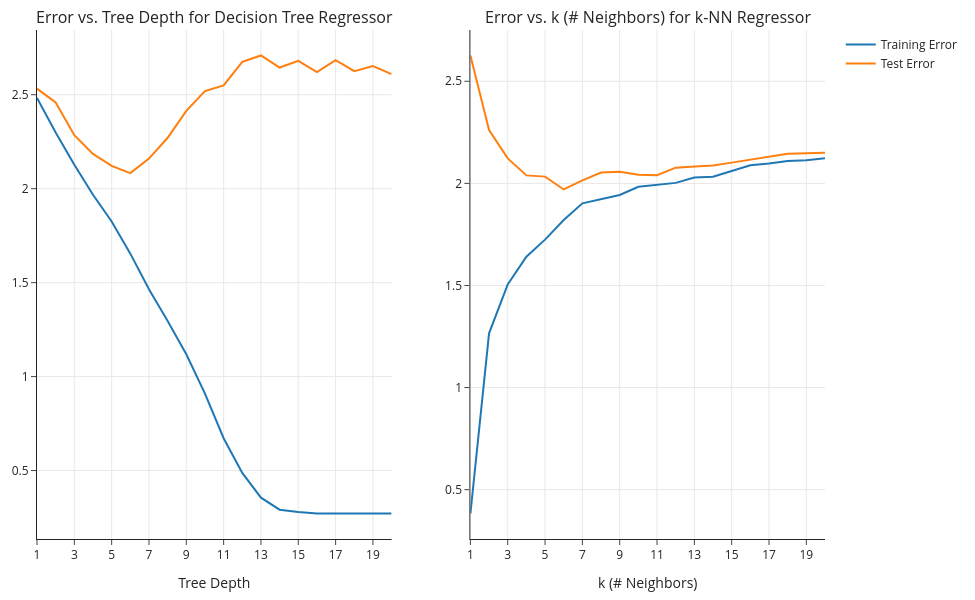

The cell this chart's notebook holds for it:
### Markdown cell above
After you've implemented both functions, run the cells below to plot training and testing error for both models.

### Code cell
np.random.seed(9) # For reproducibility

tree = tree_reg_perf(galton)
knn = knn_reg_perf(galton)
hyp = np.arange(1, 21)

fig = make_subplots(rows=1, cols=2, subplot_titles=('Error vs. Tree Depth for Decision Tree Regressor',
                                                    'Error vs. k (# Neighbors) for k-NN Regressor'))

fig.add_trace(
    go.Scatter(x=hyp, y=tree.iloc[:, 0], name='Training Error'),
    row=1, col=1).add_trace(go.Scatter(x=hyp, y=tree.iloc[:, 1], name='Test Error'), 
                            row=1, col=1)

fig.add_trace(
    go.Scatter(x=hyp, y=knn.iloc[:, 0], line=dict(color='#1f77b4'), name='Training Error', showlegend=False),
    row=1, col=2).add_trace(go.Scatter(x=hyp, y=knn.iloc[:, 1], line=dict(color='#ff7f0f'),  name='Test Error',
                                       showlegend=False), row=1, col=2)

fig.update_layout(height=600, width=975)
fig.update_xaxes(title_text='Tree Depth', row=1, col=1, tickvals=np.arange(1,21,2))
fig.update_xaxes(title_text='k (# Neighbors)', row=1, col=2, tickvals=np.arange(1,21,2))

fig.show()

### Figure 1 — Plotly figure (JSON) as saved in the notebook; plotly's stock layout.template omitted (floating-point values rounded to 4 significant figures)
{"data": [{"name": "Training Error", "type": "scatter", "x": [1, 2, 3, 4, 5, 6, 7, 8, 9, 10, 11, 12, 13, 14, 15, 16, 17, 18, 19, 20], "xaxis": "x", "y": [2.483, 2.299, 2.127, 1.968, 1.826, 1.654, 1.465, 1.296, 1.119, 0.9095, 0.672, 0.4872, 0.3556, 0.2917, 0.2793, 0.2712, 0.2712, 0.2712, 0.2712, 0.2712], "yaxis": "y"}, {"name": "Test Error", "type": "scatter", "x": [1, 2, 3, 4, 5, 6, 7, 8, 9, 10, 11, 12, 13, 14, 15, 16, 17, 18, 19, 20], "xaxis": "x", "y": [2.532, 2.459, 2.285, 2.185, 2.121, 2.083, 2.16, 2.271, 2.414, 2.519, 2.549, 2.675, 2.709, 2.645, 2.68, 2.62, 2.684, 2.625, 2.652, 2.609], "yaxis": "y"}, {"line": {"color": "#1f77b4"}, "name": "Training Error", "showlegend": false, "type": "scatter", "x": [1, 2, 3, 4, 5, 6, 7, 8, 9, 10, 11, 12, 13, 14, 15, 16, 17, 18, 19, 20], "xaxis": "x2", "y": [0.3829, 1.266, 1.505, 1.641, 1.725, 1.821, 1.902, 1.923, 1.943, 1.983, 1.993, 2.002, 2.029, 2.033, 2.061, 2.089, 2.097, 2.11, 2.114, 2.124], "yaxis": "y2"}, {"line": {"color": "#ff7f0f"}, "name": "Test Error", "showlegend": false, "type": "scatter", "x": [1, 2, 3, 4, 5, 6, 7, 8, 9, 10, 11, 12, 13, 14, 15, 16, 17, 18, 19, 20], "xaxis": "x2", "y": [2.627, 2.261, 2.122, 2.039, 2.033, 1.97, 2.015, 2.053, 2.057, 2.043, 2.04, 2.077, 2.083, 2.087, 2.102, 2.116, 2.13, 2.145, 2.148, 2.15], "yaxis": "y2"}], "layout": {"annotations": [{"font": {"size": 16}, "showarrow": false, "text": "Error vs. Tree Depth for Decision Tree Regressor", "x": 0.225, "xanchor": "center", "xref": "paper", "y": 1, "yanchor": "bottom", "yref": "paper"}, {"font": {"size": 16}, "showarrow": false, "text": "Error vs. k (# Neighbors) for k-NN Regressor", "x": 0.775, "xanchor": "center", "xref": "paper", "y": 1, "yanchor": "bottom", "yref": "paper"}], "height": 600, "width": 975, "xaxis": {"anchor": "y", "domain": [0, 0.45], "tickvals": [1, 3, 5, 7, 9, 11, 13, 15, 17, 19], "title": {"text": "Tree Depth"}}, "xaxis2": {"anchor": "y2", "domain": [0.55, 1], "tickvals": [1, 3, 5, 7, 9, 11, 13, 15, 17, 19], "title": {"text": "k (# Neighbors)"}}, "yaxis": {"anchor": "x", "domain": [0, 1]}, "yaxis2": {"anchor": "x2", "domain": [0, 1]}}}
